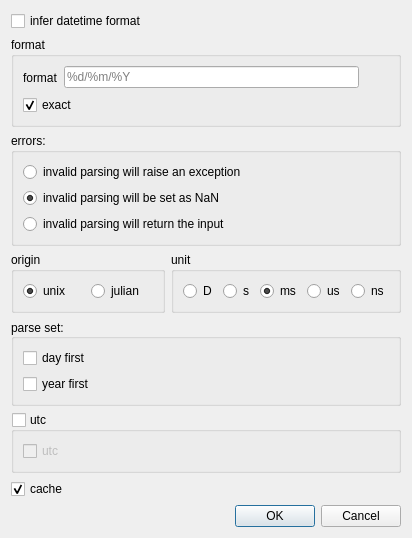
<?xml version="1.0" encoding="UTF-8"?>
<ui version="4.0">
 <class>DADialogDataframeColumnCastToDatetime</class>
 <widget class="QDialog" name="DADialogDataframeColumnCastToDatetime">
  <property name="geometry">
   <rect>
    <x>0</x>
    <y>0</y>
    <width>412</width>
    <height>463</height>
   </rect>
  </property>
  <property name="windowTitle">
   <string>Cast To Datetime</string>
  </property>
  <layout class="QVBoxLayout" name="verticalLayout_5">
   <item>
    <widget class="QCheckBox" name="checkBoxInferDatetimeFormat">
     <property name="toolTip">
      <string>&lt;html&gt;&lt;head/&gt;&lt;body&gt;&lt;p&gt;If True and no format is given, attempt to infer the format of the datetime strings, and if it can be inferred, switch to a faster method of parsing them. In some cases this can increase the parsing speed by ~5-10x.&lt;/p&gt;&lt;/body&gt;&lt;/html&gt;</string>
     </property>
     <property name="text">
      <string>infer datetime format </string>
     </property>
    </widget>
   </item>
   <item>
    <widget class="QGroupBox" name="groupBoxFormat">
     <property name="title">
      <string>format</string>
     </property>
     <layout class="QVBoxLayout" name="verticalLayout_4">
      <item>
       <layout class="QHBoxLayout" name="horizontalLayout_2">
        <item>
         <widget class="QLabel" name="label">
          <property name="text">
           <string>format</string>
          </property>
         </widget>
        </item>
        <item>
         <widget class="QLineEdit" name="lineEditFormat">
          <property name="inputMask">
           <string/>
          </property>
          <property name="placeholderText">
           <string>%d/%m/%Y</string>
          </property>
         </widget>
        </item>
        <item>
         <widget class="QToolButton" name="toolButtonHowEditFormat">
          <property name="text">
           <string/>
          </property>
          <property name="icon">
           <iconset resource="../icon.qrc">
            <normaloff>:/DAGui/icon/question.svg</normaloff>:/DAGui/icon/question.svg</iconset>
          </property>
          <property name="autoRaise">
           <bool>true</bool>
          </property>
         </widget>
        </item>
       </layout>
      </item>
      <item>
       <widget class="QCheckBox" name="checkBoxExact">
        <property name="toolTip">
         <string>&lt;html&gt;&lt;head/&gt;&lt;body&gt;&lt;p&gt;If True, require an exact format match.&lt;/p&gt;&lt;p&gt;If False, allow the format to match anywhere in the target string.&lt;/p&gt;&lt;/body&gt;&lt;/html&gt;</string>
        </property>
        <property name="text">
         <string>exact </string>
        </property>
        <property name="checked">
         <bool>true</bool>
        </property>
        <property name="tristate">
         <bool>false</bool>
        </property>
       </widget>
      </item>
     </layout>
    </widget>
   </item>
   <item>
    <widget class="QGroupBox" name="groupBoxError">
     <property name="title">
      <string>errors:</string>
     </property>
     <layout class="QVBoxLayout" name="verticalLayout">
      <item>
       <widget class="QRadioButton" name="radioButtonRaise">
        <property name="text">
         <string>invalid parsing will raise an exception</string>
        </property>
       </widget>
      </item>
      <item>
       <widget class="QRadioButton" name="radioButtonCoerce">
        <property name="text">
         <string>invalid parsing will be set as NaN</string>
        </property>
        <property name="checked">
         <bool>true</bool>
        </property>
       </widget>
      </item>
      <item>
       <widget class="QRadioButton" name="radioButtonIgnore">
        <property name="text">
         <string>invalid parsing will return the input</string>
        </property>
       </widget>
      </item>
     </layout>
    </widget>
   </item>
   <item>
    <layout class="QHBoxLayout" name="horizontalLayout_5">
     <item>
      <widget class="QGroupBox" name="groupBoxOrigin">
       <property name="toolTip">
        <string>&lt;html&gt;&lt;head/&gt;&lt;body&gt;&lt;p&gt;Define the reference date. The numeric values would be parsed as number of units (defined by unit) since this reference date.&lt;/p&gt;&lt;/body&gt;&lt;/html&gt;</string>
       </property>
       <property name="title">
        <string>origin</string>
       </property>
       <layout class="QHBoxLayout" name="horizontalLayout_4">
        <item>
         <widget class="QRadioButton" name="radioButtonUnix">
          <property name="toolTip">
           <string>&lt;html&gt;&lt;head/&gt;&lt;body&gt;&lt;p&gt;origin is set to 1970-01-01&lt;/p&gt;&lt;/body&gt;&lt;/html&gt;</string>
          </property>
          <property name="text">
           <string>unix</string>
          </property>
          <property name="checked">
           <bool>true</bool>
          </property>
         </widget>
        </item>
        <item>
         <widget class="QRadioButton" name="radioButtonJulian">
          <property name="toolTip">
           <string>&lt;html&gt;&lt;head/&gt;&lt;body&gt;&lt;p&gt;unit must be ‘D’, and origin is set to beginning of Julian Calendar. Julian day number 0 is assigned to the day starting at noon on January 1, 4713 BC&lt;/p&gt;&lt;/body&gt;&lt;/html&gt;</string>
          </property>
          <property name="text">
           <string>julian</string>
          </property>
         </widget>
        </item>
       </layout>
      </widget>
     </item>
     <item>
      <widget class="QGroupBox" name="groupBoxUnit">
       <property name="toolTip">
        <string>&lt;html&gt;&lt;head/&gt;&lt;body&gt;&lt;p&gt;unit of the arg (D,s,ms,us,ns) denote the unit, which is an integer or float number. This will be based off the origin. Example, with unit=’ms’ and origin=’unix’ (the default), this would calculate the number of milliseconds to the unix epoch start.&lt;/p&gt;&lt;/body&gt;&lt;/html&gt;</string>
       </property>
       <property name="title">
        <string>unit</string>
       </property>
       <layout class="QHBoxLayout" name="horizontalLayout_3">
        <item>
         <widget class="QRadioButton" name="radioButtonD">
          <property name="toolTip">
           <string>&lt;html&gt;&lt;head/&gt;&lt;body&gt;&lt;p&gt;unit of the arg (D,s,ms,us,ns) denote the unit, which is an integer or float number. This will be based off the origin. Example, with unit=’ms’ and origin=’unix’ (the default), this would calculate the number of milliseconds to the unix epoch start.&lt;/p&gt;&lt;/body&gt;&lt;/html&gt;</string>
          </property>
          <property name="text">
           <string>D</string>
          </property>
         </widget>
        </item>
        <item>
         <widget class="QRadioButton" name="radioButtonS">
          <property name="toolTip">
           <string>&lt;html&gt;&lt;head/&gt;&lt;body&gt;&lt;p&gt;unit of the arg (D,s,ms,us,ns) denote the unit, which is an integer or float number. This will be based off the origin. Example, with unit=’ms’ and origin=’unix’ (the default), this would calculate the number of milliseconds to the unix epoch start.&lt;/p&gt;&lt;/body&gt;&lt;/html&gt;</string>
          </property>
          <property name="text">
           <string>s</string>
          </property>
         </widget>
        </item>
        <item>
         <widget class="QRadioButton" name="radioButtonMs">
          <property name="toolTip">
           <string>&lt;html&gt;&lt;head/&gt;&lt;body&gt;&lt;p&gt;unit of the arg (D,s,ms,us,ns) denote the unit, which is an integer or float number. This will be based off the origin. Example, with unit=’ms’ and origin=’unix’ (the default), this would calculate the number of milliseconds to the unix epoch start.&lt;/p&gt;&lt;/body&gt;&lt;/html&gt;</string>
          </property>
          <property name="text">
           <string>ms</string>
          </property>
          <property name="checked">
           <bool>true</bool>
          </property>
         </widget>
        </item>
        <item>
         <widget class="QRadioButton" name="radioButtonUs">
          <property name="toolTip">
           <string>&lt;html&gt;&lt;head/&gt;&lt;body&gt;&lt;p&gt;unit of the arg (D,s,ms,us,ns) denote the unit, which is an integer or float number. This will be based off the origin. Example, with unit=’ms’ and origin=’unix’ (the default), this would calculate the number of milliseconds to the unix epoch start.&lt;/p&gt;&lt;/body&gt;&lt;/html&gt;</string>
          </property>
          <property name="text">
           <string>us</string>
          </property>
         </widget>
        </item>
        <item>
         <widget class="QRadioButton" name="radioButtonNs">
          <property name="toolTip">
           <string>&lt;html&gt;&lt;head/&gt;&lt;body&gt;&lt;p&gt;unit of the arg (D,s,ms,us,ns) denote the unit, which is an integer or float number. This will be based off the origin. Example, with unit=’ms’ and origin=’unix’ (the default), this would calculate the number of milliseconds to the unix epoch start.&lt;/p&gt;&lt;/body&gt;&lt;/html&gt;</string>
          </property>
          <property name="text">
           <string>ns</string>
          </property>
         </widget>
        </item>
       </layout>
      </widget>
     </item>
    </layout>
   </item>
   <item>
    <widget class="QGroupBox" name="groupBoxDowncast">
     <property name="title">
      <string>parse set:</string>
     </property>
     <property name="alignment">
      <set>Qt::AlignLeading|Qt::AlignLeft|Qt::AlignVCenter</set>
     </property>
     <property name="flat">
      <bool>false</bool>
     </property>
     <property name="checkable">
      <bool>false</bool>
     </property>
     <property name="checked">
      <bool>false</bool>
     </property>
     <layout class="QVBoxLayout" name="verticalLayout_2">
      <item>
       <widget class="QCheckBox" name="checkBoxDayfirst">
        <property name="toolTip">
         <string>&lt;html&gt;&lt;head/&gt;&lt;body&gt;&lt;p&gt;Specify a date parse order&lt;/p&gt;&lt;p&gt;If True, parses dates with the day first, eg 10/11/12 is parsed as 2012-11-10. &lt;/p&gt;&lt;p&gt;&lt;span style=&quot; font-weight:600; color:#afaf00;&quot;&gt;Warning&lt;/span&gt;:&lt;span style=&quot; font-style:italic;&quot;&gt; dayfirst=True is not strict, but will prefer to parse with day first (this is a known bug, based on dateutil behavior)&lt;/span&gt;&lt;/p&gt;&lt;/body&gt;&lt;/html&gt;</string>
        </property>
        <property name="text">
         <string>day first</string>
        </property>
       </widget>
      </item>
      <item>
       <widget class="QCheckBox" name="checkBoxYearfirst">
        <property name="toolTip">
         <string>&lt;html&gt;&lt;head/&gt;&lt;body&gt;&lt;p&gt;Specify a date parse order&lt;/p&gt;&lt;p&gt;- If True parses dates with the year first, eg 10/11/12 is parsed as 2010-11-12.&lt;/p&gt;&lt;p&gt;- If both dayfirst and yearfirst are True, yearfirst is preceded (same as dateutil).&lt;/p&gt;&lt;p&gt;&lt;span style=&quot; font-weight:600; color:#b6a80b;&quot;&gt;Warning&lt;/span&gt;:&lt;span style=&quot; font-style:italic;&quot;&gt; yearfirst=True is not strict, but will prefer to parse with year first (this is a known bug, based on dateutil behavior).&lt;/span&gt;&lt;/p&gt;&lt;/body&gt;&lt;/html&gt;</string>
        </property>
        <property name="text">
         <string>year first</string>
        </property>
       </widget>
      </item>
     </layout>
    </widget>
   </item>
   <item>
    <widget class="QGroupBox" name="groupBoxUTC">
     <property name="title">
      <string>utc</string>
     </property>
     <property name="checkable">
      <bool>true</bool>
     </property>
     <property name="checked">
      <bool>false</bool>
     </property>
     <layout class="QVBoxLayout" name="verticalLayout_3">
      <item>
       <widget class="QCheckBox" name="checkBoxUtc">
        <property name="toolTip">
         <string>&lt;html&gt;&lt;head/&gt;&lt;body&gt;&lt;p&gt;Return UTC DatetimeIndex if True (converting any tz-aware datetime.datetime objects as well).&lt;/p&gt;&lt;/body&gt;&lt;/html&gt;</string>
        </property>
        <property name="text">
         <string>utc</string>
        </property>
       </widget>
      </item>
     </layout>
    </widget>
   </item>
   <item>
    <widget class="QCheckBox" name="checkBoxCache">
     <property name="toolTip">
      <string>&lt;html&gt;&lt;head/&gt;&lt;body&gt;&lt;p&gt;If True, use a cache of unique, converted dates to apply the datetime conversion. May produce significant speed-up when parsing duplicate date strings, especially ones with timezone offsets.&lt;/p&gt;&lt;/body&gt;&lt;/html&gt;</string>
     </property>
     <property name="text">
      <string>cache</string>
     </property>
     <property name="checked">
      <bool>true</bool>
     </property>
    </widget>
   </item>
   <item>
    <spacer name="verticalSpacer">
     <property name="orientation">
      <enum>Qt::Vertical</enum>
     </property>
     <property name="sizeHint" stdset="0">
      <size>
       <width>20</width>
       <height>37</height>
      </size>
     </property>
    </spacer>
   </item>
   <item>
    <layout class="QHBoxLayout" name="horizontalLayout">
     <item>
      <spacer name="horizontalSpacer">
       <property name="orientation">
        <enum>Qt::Horizontal</enum>
       </property>
       <property name="sizeHint" stdset="0">
        <size>
         <width>40</width>
         <height>20</height>
        </size>
       </property>
      </spacer>
     </item>
     <item>
      <widget class="QPushButton" name="pushButtonOK">
       <property name="text">
        <string>OK</string>
       </property>
       <property name="icon">
        <iconset resource="../icon.qrc">
         <normaloff>:/DAGui/icon/accept.svg</normaloff>:/DAGui/icon/accept.svg</iconset>
       </property>
      </widget>
     </item>
     <item>
      <widget class="QPushButton" name="pushButtonCancel">
       <property name="text">
        <string>Cancel</string>
       </property>
       <property name="icon">
        <iconset resource="../icon.qrc">
         <normaloff>:/DAGui/icon/cancel.svg</normaloff>:/DAGui/icon/cancel.svg</iconset>
       </property>
      </widget>
     </item>
    </layout>
   </item>
  </layout>
 </widget>
 <resources>
  <include location="../icon.qrc"/>
 </resources>
 <connections>
  <connection>
   <sender>pushButtonOK</sender>
   <signal>clicked()</signal>
   <receiver>DADialogDataframeColumnCastToDatetime</receiver>
   <slot>accept()</slot>
   <hints>
    <hint type="sourcelabel">
     <x>270</x>
     <y>445</y>
    </hint>
    <hint type="destinationlabel">
     <x>167</x>
     <y>439</y>
    </hint>
   </hints>
  </connection>
  <connection>
   <sender>pushButtonCancel</sender>
   <signal>clicked()</signal>
   <receiver>DADialogDataframeColumnCastToDatetime</receiver>
   <slot>reject()</slot>
   <hints>
    <hint type="sourcelabel">
     <x>349</x>
     <y>440</y>
    </hint>
    <hint type="destinationlabel">
     <x>210</x>
     <y>427</y>
    </hint>
   </hints>
  </connection>
 </connections>
</ui>
